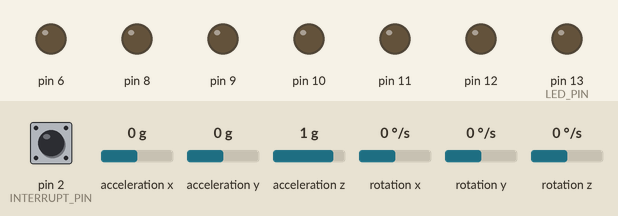
A sketch run on a simulated Arduino Uno, built with avr-gcc and run on an emulated ATmega328P. Shown: output pins drawn as LEDs (lit = HIGH). The test bench sets the inputs (shaded band); at power-on: pin 2 (INTERRUPT_PIN) LOW, acceleration x 0 g, acceleration y 0 g, acceleration z 1 g, rotation x 0 °/s, rotation y 0 °/s, rotation z 0 °/s. The sensor or clock chip raises its interrupt line as the real part does; what the sketch prints to the serial monitor is not drawn.

Above: at 0.1 s.
At 0.6 s:
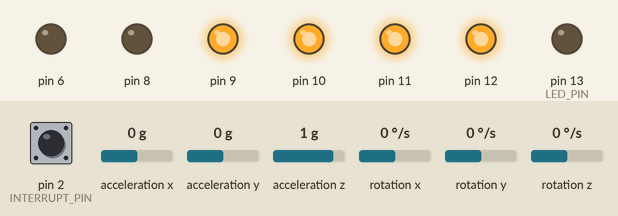
Timing chart, 0 to 2.1 s (numbered marks = the images above):
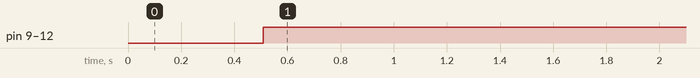

The sketch:

blog_code.ino
```cpp
/*
   arduino ==> 셀프밸런싱로봇을 만들어 실험해본 코드
 */
//------------------------------------------------------------
// PID 제어, 모터 제어, MPU6050센서 값을 받기 위한 선언문
#include <PID_v1.h>
#include <LMotorController.h>
#include "I2Cdev.h"
#include "MPU6050_6Axis_MotionApps20.h"

#if I2CDEV_IMPLEMENTATION == I2CDEV_ARDUINO_WIRE
    #include "Wire.h"
#endif


//------------------------------------------------------------
#define OUTPUT_TEAPOT 1                    // Processing을 통해 MPU6050 센서를 Visualize 하고 싶은 경우 1, 아니면 0으로 선언합니다
#define MIN_ABS_SPEED 30                  // 모터의 최저속도를 설정합니다.   0 ~ 255 값 중 선택
#define OUTPUT_READABLE_YAWPITCHROLL    // Yaw, Pitch, Roll 값을 얻기 위해 선언합니다
#define INTERRUPT_PIN 2                  // MPU6050 센서의 INT 핀이 꽂혀있는 번호를 설정합니다. 보통 2번
#define LED_PIN 13                         // Arudino Uno의 13번핀 LED를 동작 중에 반짝거리게 하려고 선언합니다


//------------------------------------------------------------
//MPU 객체를 선언합니다
MPU6050 mpu;
// MPU control/status vars
bool blinkState = false;    // LED를 반짝거리게 하기 위한 변수
bool dmpReady = false;        // set true if DMP init was successful
uint8_t mpuIntStatus;        // holds actual interrupt status byte from MPU
uint8_t devStatus;            // return status after each device operation (0 = success, !0 = error)
uint16_t packetSize;        // expected DMP packet size (default is 42 bytes)
uint16_t fifoCount;            // count of all bytes currently in FIFO
uint8_t fifoBuffer[64];        // FIFO storage buffer


//------------------------------------------------------------
// MPU6050 센서를 통해 쿼터니언과 오일러각, Yaw, Pitch, Roll 값을 얻기 위해 선언합니다
// orientation/motion vars
Quaternion q;           // [w, x, y, z]         quaternion container
VectorInt16 aa;         // [x, y, z]            accel sensor measurements
VectorInt16 aaReal;     // [x, y, z]            gravity-free accel sensor measurements
VectorInt16 aaWorld;    // [x, y, z]            world-frame accel sensor measurements
VectorFloat gravity;    // [x, y, z]            gravity vector
float euler[3];         // [psi, theta, phi]    Euler angle container
float ypr[3];           // [yaw, pitch, roll]   yaw/pitch/roll container and gravity vector


//------------------------------------------------------------
// Processing으로 MPU6050 센서를 Visualize 하기 위한 변수
// packet structure for InvenSense teapot demo
uint8_t teapotPacket[14] = { '$', 0x02, 0,0, 0,0, 0,0, 0,0, 0x00, 0x00, '\r', '\n' };


//------------------------------------------------------------
// PID 제어용 변수 선언
double kp = 60.;
double ki = 200.;
double kd = 1.5;


// 기울일 각도 선택
// 제가 만든 밸런싱로봇에는 184.0도가 가장 최적의 평형각도였습니다
// 각도가 180도를 기준으로 +-를 설정해주시면 됩니다
double originalSetpoint = 180;
double setpoint = originalSetpoint;
double movingAngleOffset = 0.3;

// PID 제어용 input, output 변수를 선언합니다
double input, output;

// PID값을 설정해준다
PID pid(&input, &output, &setpoint, kp, ki, kd, DIRECT);


// 모터 제어용 변수 선언
// EnA, EnB는 속도제어용(pwm), IN1,2,3,4는 방향제어용 핀입니다
int ENA = 10;
int IN1 = 12;
int IN2 = 6;
int IN3 = 9;
int IN4 = 8;
int ENB = 11;

// motorController 객체 생성, 맨 끝 파라미터 1,1은 각각 좌측, 우측모터의 최대속도(%) 입니다.
LMotorController motorController(ENA, IN1, IN2, ENB, IN3, IN4, 1, 1);


// ================================================================
// ===               INTERRUPT DETECTION ROUTINE                ===
// ================================================================
volatile bool mpuInterrupt = false;     // indicates whether MPU interrupt pin has gone high

void dmpDataReady() {
    mpuInterrupt = true;
}

void setup(){
    // join I2C bus (I2Cdev library doesn't do this automatically)
#if I2CDEV_IMPLEMENTATION == I2CDEV_ARDUINO_WIRE
    Wire.begin();
    Wire.setClock(400000); // 400kHz I2C clock. Comment this line if having compilation difficulties
#elif I2CDEV_IMPLEMENTATION == I2CDEV_BUILTIN_FASTWIRE
    Fastwire::setup(400, true);
#endif

    Serial.begin(115200);
    while (!Serial); // wait for Leonardo enumeration, others continue immediately

    // initialize device
    Serial.println(F("Initializing I2C devices..."));
    mpu.initialize();
    pinMode(INTERRUPT_PIN, INPUT);
    // verify connection
    Serial.println(F("Testing device connections..."));
    Serial.println(mpu.testConnection() ? F("MPU6050 connection successful") : F("MPU6050 connection failed"));

    // 키입력을 기다리는 코드. 주석처리했습니다
    // wait for ready
    //Serial.println(F("\nSend any character to begin DMP programming and demo: "));
    //while (Serial.available() && Serial.read()); // empty buffer
    //while (!Serial.available());                 // wait for data
    //while (Serial.available() && Serial.read()); // empty buffer again


    // load and configure the DMP
    Serial.println(F("Initializing DMP..."));
    devStatus = mpu.dmpInitialize();

    // supply your own gyro offsets here, scaled for min sensitivity
    mpu.setXGyroOffset(220);
    mpu.setYGyroOffset(76);
    mpu.setZGyroOffset(-85);
    mpu.setZAccelOffset(1788); // 1688 factory default for my test chip

    // devStatus 값이 0 이면 정상작동, 0이 아니면 오작동입니다
    // make sure it worked (returns 0 if so)
    if (devStatus == 0){
        // turn on the DMP, now that it's ready
        Serial.println(F("Enabling DMP..."));
        mpu.setDMPEnabled(true);

        // enable Arduino interrupt detection
        Serial.println(F("Enabling interrupt detection (Arduino external interrupt 0)..."));
        attachInterrupt(digitalPinToInterrupt(INTERRUPT_PIN), dmpDataReady, RISING);
        mpuIntStatus = mpu.getIntStatus();

        // set our DMP Ready flag so the main loop() function knows it's okay to use it
        Serial.println(F("DMP ready! Waiting for first interrupt..."));
        dmpReady = true;

        // get expected DMP packet size for later comparison
        packetSize = mpu.dmpGetFIFOPacketSize();


        // MPU6050 센서가 정삭작동하면 PID 제어용 코드를 초기화합니다
        pid.SetMode(AUTOMATIC);
        pid.SetSampleTime(10);
        pid.SetOutputLimits(-255, 255);
    }
    else{   // MPU6050 센서가 오작동한 경우
        // ERROR!
        // 1 = initial memory load failed
        // 2 = DMP configuration updates failed
        // (if it's going to break, usually the code will be 1)
        Serial.print(F("DMP Initialization failed (code "));
        Serial.print(devStatus);
        Serial.println(F(")"));
    }

    // 로봇이 작동 중 13번 LED를 깜빡거리기 위해 OUTPUT으로 초기화합니다
    pinMode(LED_PIN, OUTPUT);
}


void loop(){
    // if programming failed, don't try to do anything
    if (!dmpReady) return;

    // wait for MPU interrupt or extra packet(s) available
    while (!mpuInterrupt && fifoCount < packetSize){
        //no mpu data - performing PID calculations and output to motors

        pid.Compute(); // 루프를 돌면서 pid 값을 업데이트합니다
        motorController.move(output, MIN_ABS_SPEED); // pid 연산으로 나온 output 값을 motorController로 전송합니다. (모터제어)
    }

    // reset interrupt flag and get INT_STATUS byte
    mpuInterrupt = false;
    mpuIntStatus = mpu.getIntStatus();

    // get current FIFO count
    fifoCount = mpu.getFIFOCount();

    // MPU6050 센서가 정상작동하는 경우에만 PID제어를 해야하므로 아래와 같이 if-else문을 작성합니다
    // check for overflow (this should never happen unless our code is too inefficient)
    if ((mpuIntStatus & 0x10) || fifoCount == 1024){
        // reset so we can continue cleanly
        mpu.resetFIFO();
        Serial.println(F("FIFO overflow!"));
    }
    // MPU6050 센서가 정상작동하는 경우
    else if (mpuIntStatus & 0x02){
        // wait for correct available data length, should be a VERY short wait
        while (fifoCount < packetSize) fifoCount = mpu.getFIFOCount();

        // read a packet from FIFO
        mpu.getFIFOBytes(fifoBuffer, packetSize);

        // track FIFO count here in case there is > 1 packet available
        // (this lets us immediately read more without waiting for an interrupt)
        fifoCount -= packetSize;

        // display Euler angles in degrees
        mpu.dmpGetQuaternion(&q, fifoBuffer);
        mpu.dmpGetGravity(&gravity, &q);
        mpu.dmpGetYawPitchRoll(ypr, &q, &gravity);

#ifdef OUTPUT_READABLE_YAWPITCHROLL  // 센서를 통해 구한 Yaw, Pitch, Roll 값을 Serial Monitor에 표시합니다
        Serial.print("ypr\t");
        Serial.print(ypr[0] * 180/M_PI);
        Serial.print("\t");
        Serial.print(ypr[1] * 180/M_PI);
        Serial.print("\t");
        Serial.println(ypr[2] * 180/M_PI);
#endif
        // PID 제어를 하기 위해 input 변수에 Pitch 값을 넣습니다
        input = ypr[1] * 180/M_PI + 180;


#ifdef OUTPUT_TEAPOT  // Processing으로 MPU6050센서의 움직임을 Visualize 하기 위한 코드
        // display quaternion values in InvenSense Teapot demo format:
        teapotPacket[2] = fifoBuffer[0];
        teapotPacket[3] = fifoBuffer[1];
        teapotPacket[4] = fifoBuffer[4];
        teapotPacket[5] = fifoBuffer[5];
        teapotPacket[6] = fifoBuffer[8];
        teapotPacket[7] = fifoBuffer[9];
        teapotPacket[8] = fifoBuffer[12];
        teapotPacket[9] = fifoBuffer[13];
        Serial.write(teapotPacket, 14);
        teapotPacket[11]++; // packetCount, loops at 0xFF on purpose
#endif
    }
}
// [출처] [Arduino] 아두이노 Uno 활용 예제코드입니다(4) - Self Balancing Robot, 셀프밸런싱 로봇 만들기|작성자 edward0im
```

Measured:
- by itself, pin 9–12: LOW → HIGH at 0.51 s
